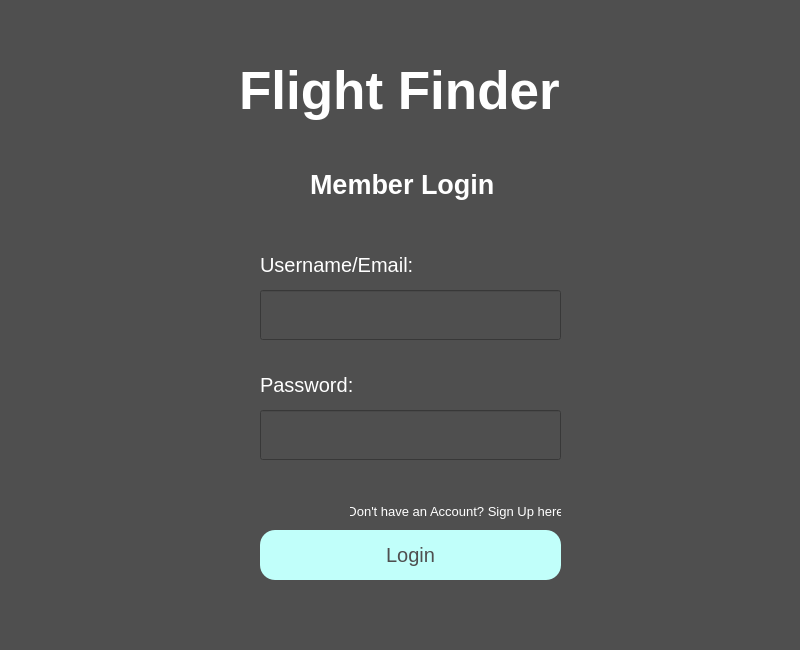
<?xml version="1.0" encoding="UTF-8"?>
<ui version="4.0">
 <class>Dialog</class>
 <widget class="QDialog" name="Dialog">
  <property name="enabled">
   <bool>true</bool>
  </property>
  <property name="geometry">
   <rect>
    <x>0</x>
    <y>0</y>
    <width>800</width>
    <height>650</height>
   </rect>
  </property>
  <property name="font">
   <font>
    <pointsize>15</pointsize>
   </font>
  </property>
  <property name="windowTitle">
   <string>Dialog</string>
  </property>
  <property name="styleSheet">
   <string notr="true">background-color: rgb(79, 79, 79);</string>
  </property>
  <widget class="QLabel" name="pageTitle">
   <property name="geometry">
    <rect>
     <x>310</x>
     <y>159</y>
     <width>191</width>
     <height>51</height>
    </rect>
   </property>
   <property name="minimumSize">
    <size>
     <width>110</width>
     <height>10</height>
    </size>
   </property>
   <property name="font">
    <font>
     <pointsize>20</pointsize>
     <weight>75</weight>
     <bold>true</bold>
    </font>
   </property>
   <property name="layoutDirection">
    <enum>Qt::LeftToRight</enum>
   </property>
   <property name="styleSheet">
    <string notr="true">color: rgb(255, 255, 255);</string>
   </property>
   <property name="text">
    <string>Member Login</string>
   </property>
  </widget>
  <widget class="QLabel" name="emailLabel">
   <property name="geometry">
    <rect>
     <x>260</x>
     <y>250</y>
     <width>191</width>
     <height>30</height>
    </rect>
   </property>
   <property name="font">
    <font>
     <pointsize>15</pointsize>
    </font>
   </property>
   <property name="styleSheet">
    <string notr="true">color: rgb(255, 255, 255);</string>
   </property>
   <property name="text">
    <string>Username/Email:</string>
   </property>
  </widget>
  <widget class="QLabel" name="passwordLabel">
   <property name="geometry">
    <rect>
     <x>260</x>
     <y>370</y>
     <width>101</width>
     <height>30</height>
    </rect>
   </property>
   <property name="font">
    <font>
     <pointsize>15</pointsize>
    </font>
   </property>
   <property name="styleSheet">
    <string notr="true">color: rgb(255, 255, 255);</string>
   </property>
   <property name="text">
    <string>Password:</string>
   </property>
  </widget>
  <widget class="QLineEdit" name="login_username">
   <property name="geometry">
    <rect>
     <x>260</x>
     <y>290</y>
     <width>301</width>
     <height>50</height>
    </rect>
   </property>
   <property name="styleSheet">
    <string notr="true">font-size: 15pt;
padding: 10px;
color: rgb(255, 255, 255);</string>
   </property>
  </widget>
  <widget class="QLineEdit" name="login_pass">
   <property name="geometry">
    <rect>
     <x>260</x>
     <y>410</y>
     <width>301</width>
     <height>50</height>
    </rect>
   </property>
   <property name="styleSheet">
    <string notr="true">font-size: 15pt;
padding: 3px;
color: rgb(255, 255, 255);</string>
   </property>
  </widget>
  <widget class="QPushButton" name="login_button">
   <property name="geometry">
    <rect>
     <x>260</x>
     <y>530</y>
     <width>301</width>
     <height>50</height>
    </rect>
   </property>
   <property name="font">
    <font>
     <pointsize>15</pointsize>
    </font>
   </property>
   <property name="styleSheet">
    <string notr="true">color: rgb(79, 79, 79);
padding: 10px;
border-radius: 15px;
background-color: rgb(193, 255, 250);</string>
   </property>
   <property name="text">
    <string>Login</string>
   </property>
  </widget>
  <widget class="QLabel" name="mainTitle">
   <property name="geometry">
    <rect>
     <x>239</x>
     <y>40</y>
     <width>341</width>
     <height>101</height>
    </rect>
   </property>
   <property name="font">
    <font>
     <pointsize>40</pointsize>
     <weight>75</weight>
     <bold>true</bold>
    </font>
   </property>
   <property name="styleSheet">
    <string notr="true">color: rgb(255, 255, 255);</string>
   </property>
   <property name="text">
    <string>Flight Finder</string>
   </property>
  </widget>
  <widget class="QPushButton" name="login_sign_up_button">
   <property name="geometry">
    <rect>
     <x>350</x>
     <y>500</y>
     <width>211</width>
     <height>23</height>
    </rect>
   </property>
   <property name="font">
    <font>
     <pointsize>10</pointsize>
    </font>
   </property>
   <property name="styleSheet">
    <string notr="true">color: rgb(255, 255, 255);
border: none</string>
   </property>
   <property name="text">
    <string>Don't have an Account? Sign Up here</string>
   </property>
  </widget>
  <widget class="QLabel" name="error">
   <property name="geometry">
    <rect>
     <x>260</x>
     <y>470</y>
     <width>161</width>
     <height>16</height>
    </rect>
   </property>
   <property name="font">
    <font>
     <pointsize>10</pointsize>
    </font>
   </property>
   <property name="styleSheet">
    <string notr="true">color: rgb(255, 255, 255);</string>
   </property>
   <property name="text">
    <string/>
   </property>
  </widget>
 </widget>
 <resources/>
 <connections/>
</ui>
